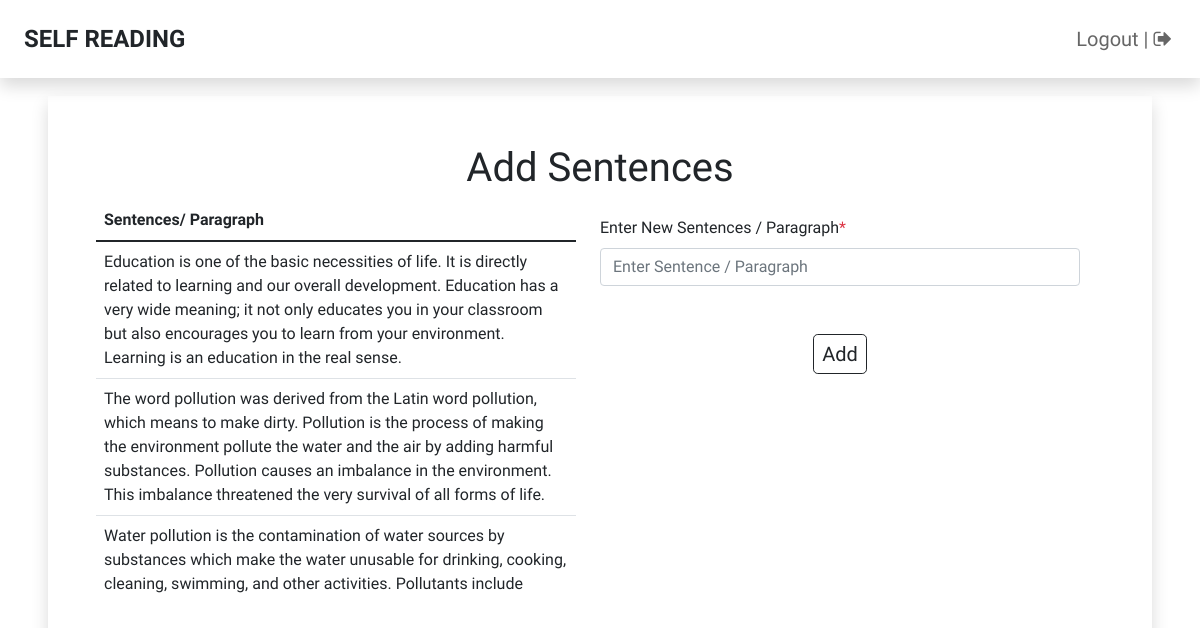
The app's page /add_sentences (signed in) with its own data.
### app/models.py (models this page shows, shortened)
class sentences(models.Model):
    qus = models.CharField(max_length=1000)

### app/views.py (the view, shortened to what this page needs)
# urls.py: path("add_sentences", views.add_sentences, name= "add_sentences"),
@login_required(login_url="log_in")
@cache_control(no_cache = True, must_revalidate = True, no_store = True)
def add_sentences(request):
    sen = sentences.objects.all()
    context = {
        'fname': request.user.first_name,
        'sen' : sen,
        'form' : sentence_form(),
        }
    return render(request, "add_sentences.html",context)

### app/form.py
class sentence_form(forms.Form):
    sentence = forms.CharField(widget=forms.TextInput(attrs={'class' : 'form-control', 'type': 'text', 'placeholder' : 'Enter Sentence / Paragraph'}), required=True)

### templates/add_sentences.html (shortened to what this page needs)
{% extends 'base.html' %}
{% block body %}
{% if user.is_authenticated %}
<section class="p-5">
    <form action="" method="post">
        <div class="container w-100 shadow mt-5 p-5">
            <h1 class="text-center">Add Sentences</h1>
            <div class="row col-12">
                <div class="col-6" style="height: 400px; overflow: auto;">
                    <table class="table mx-auto mb-0">
                        <thead>
                            <tr>
                                <th scope="col">Sentences/ Paragraph</th>
                            </tr>
                        </thead>
                        <tbody>
                            {% for sentence in sen %}
                            <tr>
                                <td>{{sentence.qus}}</td>
                            </tr>
                            {% endfor %}
                        </tbody>
                    </table>
                </div>
                <div class="col-6">
                    <label for="exampleFormControlInput1" class="form-label mt-3">Enter New Sentences / Paragraph<span
                            class="text-danger">*</span></label>
                    {{form.sentence}}
                    <div class="d-flex justify-content-center mt-5">
                        <button class="btn btn-outline-dark btn-lg px-2 py-1" type="submit">
                            Add
                        </button>
                    </div>
                </div>
            </div>
        </div>
    </form>
</section>
{% endif %}
{% endblock body %}

### templates/base.html (shortened to what this page needs)
<!DOCTYPE html>
<html lang="en">
<head>
    <link href="https://cdn.jsdelivr.net/npm/bootstrap@5.1.3/dist/css/bootstrap.min.css" rel="stylesheet"
 />
    <link rel="stylesheet" href="static/css/style.css" />
    <link rel="stylesheet" href="https://cdnjs.cloudflare.com/ajax/libs/font-awesome/4.7.0/css/font-awesome.min.css" />
</head>
<body>
    <nav class="navbar d-flex align-items-center p-2 px-4 shadow position-fixed">
        <span class="fs-4 text-uppercase fw-bold">Self Reading</span>
        <ul class="d-flex align-items-center ms-auto my-3 list-unstyled gap-5 fs-5">
            {% if user.is_authenticated %}
              {% if user.username == 'admin@gmail.com'%}
                <li><a class="nav-links text-decoration-none p-1 rounded" href="add_sentences">Add Sentences</a></li>
                <li><a class="nav-links text-decoration-none p-1 rounded" href="log_out">Logout | <i class="fa fa-sign-out"></i></a></li>
              {% else %}
                <li><a class="nav-links text-decoration-none p-1 rounded" href="log_out">Logout | <i class="fa fa-sign-out"></i></a></li>
              {% endif %}
            {% else %}
              <li><a class="nav-links {% if navbar == 'home' %} active {% endif %}" href="/">Home</a></li>
              <li><a class="nav-links {% if navbar == 'log_in' %} active {% endif %}" href="log_in">Login</a></li>
              <li><a class="nav-links {% if navbar == 'register' %} active {% endif %}" href="register">Register</a></li>
            {% endif %}
        </ul>
    </nav>
    {% block body %}
    {% endblock body %}
</body>
</html>

### static/css/style.css (style rules this page uses)
* { padding: 0; margin: 0; box-sizing: border-box; }
body { font-family: "Itim", cursive; }
a { cursor: pointer; }
button { cursor: pointer; }
.nav-links { color: rgba(0, 0, 0, 0.599); }
.navbar { width: 100%; background-color: white; z-index: 99; }

### templates/base.html (style rules this page uses)
* { padding: 0; margin: 0; box-sizing: border-box; }
body { font-family: "Itim", cursive; }
a { cursor: pointer; }
button { cursor: pointer; }
.nav-links { color: rgba(0, 0, 0, 0.599); }
.navbar { width: 100%; background-color: white; z-index: 99; }

### records on screen
sentences: qus "Education is one of the basic necessities of life. It is directly related to learning and our overall development. Education has a very wide meaning; it not only educates you in your classroom but also encourages you to learn from your environment. Learning is an education in the real sense."
sentences: qus "The word pollution was derived from the Latin word pollution, which means to make dirty. Pollution is the process of making the environment pollute the water and the air by adding harmful substances. Pollution causes an imbalance in the environment. This imbalance threatened the very survival of all forms of life."
sentences: qus "Water pollution is the contamination of water sources by substances which make the water unusable for drinking, cooking, cleaning, swimming, and other activities. Pollutants include…"
